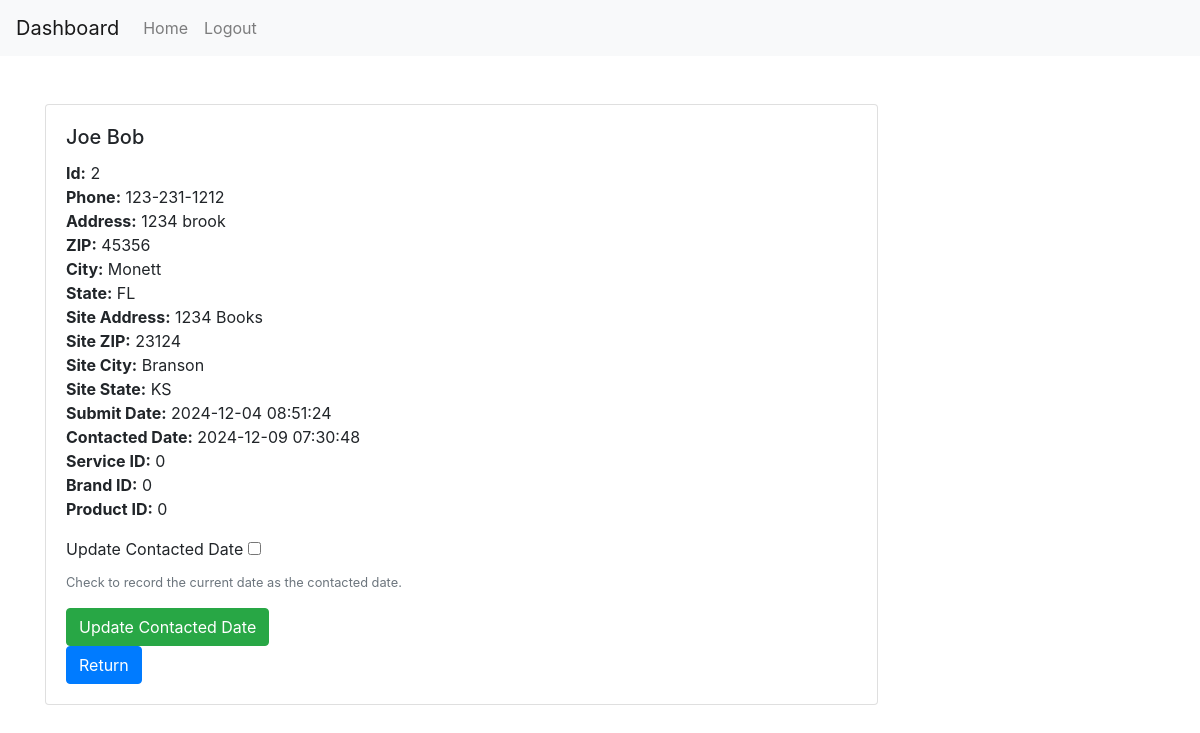
The page /full_contact.php?contact_id=2 on the database its author committed.
### tables this page shows
CREATE TABLE `contact` (
  `contact_id` int(11) NOT NULL,
  `contact_first_name` varchar(25) NOT NULL,
  `contact_last_name` varchar(50) NOT NULL,
  `contact_phone` varchar(15) NOT NULL,
  `contact_street` varchar(255) NOT NULL,
  `contact_zip` varchar(18) NOT NULL,
  `contact_city` varchar(50) NOT NULL,
  `contact_state` varchar(2) NOT NULL,
  `contact_site_street` varchar(255) NOT NULL,
  `contact_site_zip` varchar(18) NOT NULL,
  `contact_site_city` varchar(50) NOT NULL,
  `contact_site_state` varchar(2) NOT NULL,
  `contact_submit_date` datetime NOT NULL,
  `contact_contacted_date` datetime DEFAULT NULL,
  `service_id` int(11) DEFAULT NULL,
  `brand_id` int(11) DEFAULT NULL,
  `product_id` int(11) DEFAULT NULL
);

### full_contact.php (the view, shortened to what this page needs)
<?php
$dsn = "mysql:host=localhost;dbname=contact_electric";
$username = "root";
$password = "";
try {
    $db = new PDO($dsn, $username, $password);
    $db->setAttribute(PDO::ATTR_ERRMODE, PDO::ERRMODE_EXCEPTION);
} catch (PDOException $e) {
    echo "Error connecting to the database: " . $e->getMessage();
}
$contact = null;
if (isset($_GET['contact_id'])) {
    $contact_id = $_GET['contact_id'];
    $query = "SELECT * FROM contact WHERE contact_id = :contact_id";
    $stmt = $db->prepare($query);
    $stmt->execute([':contact_id' => $contact_id]);
    $contact = $stmt->fetch(PDO::FETCH_ASSOC);
}
?>
<!DOCTYPE html>
<html lang="en">
<head>
    <link rel="stylesheet" href="https://maxcdn.bootstrapcdn.com/bootstrap/4.5.2/css/bootstrap.min.css">
</head>
<body>
        <nav class="navbar navbar-expand-lg navbar-light bg-light">
        <a class="navbar-brand" href="#">Dashboard</a>
        <div class="collapse navbar-collapse" id="navbarNav">
            <ul class="navbar-nav">
                <li class="nav-item">
                    <a class="nav-link" href="dash.php">Home</a>
                </li>
                <li class="nav-item">
                    <a class="nav-link" href="login.php">Logout</a>
                </li>
            </ul>
        </div>
    </nav>
<div class="container mt-5">
    <div class="card w-75 mb-3">
        <div class="card-body">
            <h5 class="card-title"><?= htmlspecialchars($contact['contact_first_name'] . ' ' . $contact['contact_last_name']); ?></h5>
            <p class="card-text">
                <strong>Id:</strong> <?= htmlspecialchars($contact['contact_id']); ?><br>
                <strong>Phone:</strong> <?= htmlspecialchars($contact['contact_phone']); ?><br>
                <strong>Address:</strong> <?= htmlspecialchars($contact['contact_street']); ?><br>
                <strong>ZIP:</strong> <?= htmlspecialchars($contact['contact_zip']); ?><br>
                <strong>City:</strong> <?= htmlspecialchars($contact['contact_city']); ?><br>
                <strong>State:</strong> <?= htmlspecialchars($contact['contact_state']); ?><br>
                <strong>Site Address:</strong> <?= htmlspecialchars($contact['contact_site_street']); ?><br>
                <strong>Site ZIP:</strong> <?= htmlspecialchars($contact['contact_site_zip']); ?><br>
                <strong>Site City:</strong> <?= htmlspecialchars($contact['contact_site_city']); ?><br>
                <strong>Site State:</strong> <?= htmlspecialchars($contact['contact_site_state']); ?><br>
                <strong>Submit Date:</strong> <?= htmlspecialchars($contact['contact_submit_date']); ?><br>
                <strong>Contacted Date:</strong> <?= htmlspecialchars($contact['contact_contacted_date'] ?? 'Not yet contacted'); ?><br>
                <strong>Service ID:</strong> <?= htmlspecialchars($contact['service_id']); ?><br>
                <strong>Brand ID:</strong> <?= htmlspecialchars($contact['brand_id']); ?><br>
                <strong>Product ID:</strong> <?= htmlspecialchars($contact['product_id']); ?><br>
            </p>
            <form method="POST" action="">
                <div class="form-group">
                    <label for="update_contacted_date">Update Contacted Date</label>
                    <input type="checkbox" name="update_contacted_date" id="update_contacted_date">
                    <small class="form-text text-muted">Check to record the current date as the contacted date.</small>
                </div>
                <button type="submit" class="btn btn-success">Update Contacted Date</button>
            </form>
            <a href="dash.php" class="btn btn-primary">Return</a>
        </div>
    </div>
</div>
</body>
</html>

### rows shown on the page
contact: contact_first_name+contact_last_name "Joe Bob", contact_id "2", contact_phone "123-231-1212", contact_street "1234 brook", contact_zip "45356", contact_city "Monett", contact_state "FL", contact_site_street "1234 Books", contact_site_zip "23124", contact_site_city "Branson", contact_site_state "KS", contact_submit_date "2024-12-04 08:51:24", contact_contacted_date "2024-12-09 07:30:48", service "0", brand "0", product "0"
